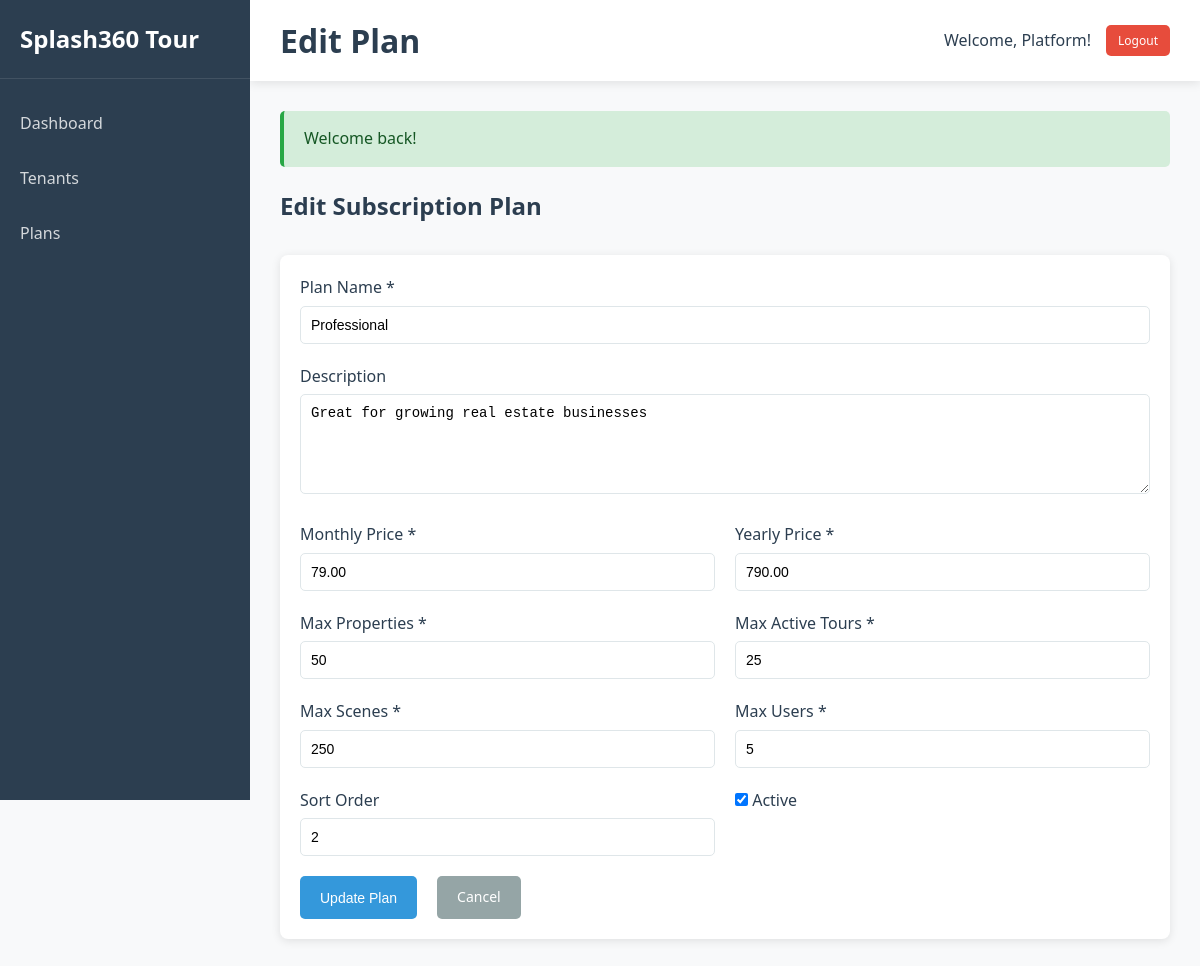
Page /?route=admin/plan-edit&id=2 (signed in) on the committed database.
### tables this page shows
CREATE TABLE `plans` (
  `id` INT UNSIGNED AUTO_INCREMENT PRIMARY KEY,
  `name` VARCHAR(100) NOT NULL,
  `slug` VARCHAR(100) NOT NULL UNIQUE,
  `description` TEXT DEFAULT NULL,
  `price_monthly` DECIMAL(10, 2) NOT NULL DEFAULT 0.00,
  `price_yearly` DECIMAL(10, 2) NOT NULL DEFAULT 0.00,
  `max_properties` INT UNSIGNED NOT NULL DEFAULT 0,
  `max_active_tours` INT UNSIGNED NOT NULL DEFAULT 0,
  `max_scenes` INT UNSIGNED NOT NULL DEFAULT 0,
  `max_users` INT UNSIGNED NOT NULL DEFAULT 0,
  `features` TEXT DEFAULT NULL COMMENT 'JSON array of features',
  `is_active` TINYINT(1) DEFAULT 1,
  `sort_order` INT DEFAULT 0,
  `created_at` TIMESTAMP DEFAULT CURRENT_TIMESTAMP,
  `updated_at` TIMESTAMP DEFAULT CURRENT_TIMESTAMP ON UPDATE CURRENT_TIMESTAMP,
  INDEX idx_slug (`slug`),
  INDEX idx_active (`is_active`)
);

### app/Helpers/functions.php (called while the page is built, shortened)
<?php
function base_url($path = '')
{
    $config = require __DIR__ . '/../../config/app.php';
    return rtrim($config['base_url'], '/') . '/' . ltrim($path, '/');
}
function e($string)
{
    return htmlspecialchars($string ?? '', ENT_QUOTES, 'UTF-8');
}
function get_param($key = null, $default = null)
{
    return $_GET[$key] ?? $default;
}
function view($name, $data = [])
{
    extract($data);
    $viewFile = __DIR__ . '/../../views/' . str_replace('.', '/', $name) . '.php';
    require $viewFile;
}

### public/index.php (called while the page is built, shortened)
<?php
require_once __DIR__ . '/../app/Database.php';
require_once __DIR__ . '/../app/Router.php';
require_once __DIR__ . '/../app/Helpers/functions.php';
$router = new Router();
$router->get('/', 'HomeController', 'index');
$router->get('/tour/view/:slug', 'TourController', 'viewer');
$router->any('/auth/login', 'AuthController', 'login');
$router->any('/auth/register', 'AuthController', 'register');
$router->get('/auth/logout', 'AuthController', 'logout');
$router->any('/auth/forgot-password', 'AuthController', 'forgotPassword');
$router->any('/auth/reset-password', 'AuthController', 'resetPassword');
$router->get('/dashboard', 'DashboardController', 'index');
$router->get('/property', 'PropertyController', 'index');
$router->any('/property/create', 'PropertyController', 'create');
$router->get('/property/view', 'PropertyController', 'view');
$router->any('/property/edit', 'PropertyController', 'edit');
$router->get('/property/delete', 'PropertyController', 'delete');
$router->get('/tour', 'TourController', 'index');
$router->any('/tour/create', 'TourController', 'create');
$router->get('/tour/view', 'TourController', 'view');
$router->any('/tour/edit', 'TourController', 'edit');
$router->get('/tour/delete', 'TourController', 'delete');
$router->get('/scene', 'SceneController', 'index');
$router->any('/scene/create', 'SceneController', 'create');
$router->any('/scene/edit', 'SceneController', 'edit');
$router->get('/scene/delete', 'SceneController', 'delete');
$router->post('/hotspot/create', 'HotspotController', 'create');
$router->post('/hotspot/update', 'HotspotController', 'update');
$router->get('/hotspot/delete', 'HotspotController', 'delete');
$router->get('/subscription', 'SubscriptionController', 'index');
$router->post('/subscription/change-plan', 'SubscriptionController', 'changePlan');
$router->get('/subscription/billing', 'SubscriptionController', 'billing');
$router->post('/subscription/cancel', 'SubscriptionController', 'cancel');
$router->get('/admin/dashboard', 'AdminController', 'dashboard');
$router->get('/admin/tenants', 'AdminController', 'tenants');
$router->get('/admin/tenant-view', 'AdminController', 'tenantView');
$router->post('/admin/tenant-status', 'AdminController', 'tenantStatus');
$router->get('/admin/plans', 'AdminController', 'plans');
$router->any('/admin/plan-create', 'AdminController', 'planCreate');
$router->any('/admin/plan-edit', 'AdminController', 'planEdit');
$router->dispatch();

### app/Database.php (called while the page is built, shortened)
<?php
class Database
{
    private static $instance = null;
    private $connection;
    private function __construct()
    {
        $config = require __DIR__ . '/../config/database.php';
        $dsn = sprintf(
            "mysql:host=%s;port=%s;dbname=%s;charset=%s",
            $config['host'],
            $config['port'],
            $config['database'],
            $config['charset']
        );
        try {
            $this->connection = new PDO(
                $dsn,
                $config['username'],
                $config['password'],
                $config['options']
            );
        } catch (PDOException $e) {
            die("Database connection failed: " . $e->getMessage());
        }
    }
    public static function getInstance()
    {
        if (self::$instance === null) {
            self::$instance = new self();
        }
        return self::$instance;
    }
    public function getConnection()
    {
        return $this->connection;
    }
}

### config/database.php (called while the page is built)
<?php
return [
    'host' => getenv('DB_HOST') ?: 'localhost',
    'port' => getenv('DB_PORT') ?: '3306',
    'database' => getenv('DB_NAME') ?: 'splash360_tour',
    'username' => getenv('DB_USER') ?: 'root',
    'password' => getenv('DB_PASS') ?: '',
    'charset' => 'utf8mb4',
    'collation' => 'utf8mb4_unicode_ci',
    'options' => [
        PDO::ATTR_ERRMODE => PDO::ERRMODE_EXCEPTION,
        PDO::ATTR_DEFAULT_FETCH_MODE => PDO::FETCH_ASSOC,
        PDO::ATTR_EMULATE_PREPARES => false,
    ]
];

### app/Models/BaseModel.php (called while the page is built, shortened)
<?php
class BaseModel
{
    protected $db;
    protected $table;
    public function __construct()
    {
        $this->db = Database::getInstance()->getConnection();
    }
    public function find($id)
    {
        $stmt = $this->db->prepare("SELECT * FROM {$this->table} WHERE id = ?");
        $stmt->execute([$id]);
        return $stmt->fetch();
    }
}

### config/app.php (called while the page is built)
<?php
return [
    'name' => 'Splash360 Tour',
    'version' => '1.0.0',
    'base_url' => getenv('APP_URL') ?: 'http://localhost',
    'timezone' => 'UTC',
    'session_lifetime' => 7200,
    'upload_path' => __DIR__ . '/../public/uploads',
    'max_upload_size' => 10485760,
    'allowed_image_types' => ['image/jpeg', 'image/jpg', 'image/png'],
    'default_currency' => 'USD',
    'trial_days' => 14,
    'support_email' => 'support@splash360tour.com',
];

### views/admin/plan_edit.php (the view, shortened to what this page needs)
<h2 class="mb-3">Edit Subscription Plan</h2>
<div class="card">
    <form method="POST">
        <div class="form-group">
            <label class="form-label">Plan Name *</label>
            <input type="text" name="name" class="form-control" value="<?php echo e($plan['name']); ?>" required>
        </div>
        <div class="form-group">
            <label class="form-label">Description</label>
            <textarea name="description" class="form-control"><?php echo e($plan['description']); ?></textarea>
        </div>
        <div style="display: grid; grid-template-columns: 1fr 1fr; gap: 20px;">
            <div class="form-group">
                <label class="form-label">Monthly Price *</label>
                <input type="number" step="0.01" name="price_monthly" class="form-control" value="<?php echo $plan['price_monthly']; ?>" required>
            </div>
            <div class="form-group">
                <label class="form-label">Yearly Price *</label>
                <input type="number" step="0.01" name="price_yearly" class="form-control" value="<?php echo $plan['price_yearly']; ?>" required>
            </div>
        </div>
        <div style="display: grid; grid-template-columns: 1fr 1fr; gap: 20px;">
            <div class="form-group">
                <label class="form-label">Max Properties *</label>
                <input type="number" name="max_properties" class="form-control" value="<?php echo $plan['max_properties']; ?>" required>
            </div>
            <div class="form-group">
                <label class="form-label">Max Active Tours *</label>
                <input type="number" name="max_active_tours" class="form-control" value="<?php echo $plan['max_active_tours']; ?>" required>
            </div>
        </div>
        <div style="display: grid; grid-template-columns: 1fr 1fr; gap: 20px;">
            <div class="form-group">
                <label class="form-label">Max Scenes *</label>
                <input type="number" name="max_scenes" class="form-control" value="<?php echo $plan['max_scenes']; ?>" required>
            </div>
            <div class="form-group">
                <label class="form-label">Max Users *</label>
                <input type="number" name="max_users" class="form-control" value="<?php echo $plan['max_users']; ?>" required>
            </div>
        </div>
        <div style="display: grid; grid-template-columns: 1fr 1fr; gap: 20px;">
            <div class="form-group">
                <label class="form-label">Sort Order</label>
                <input type="number" name="sort_order" class="form-control" value="<?php echo $plan['sort_order']; ?>">
            </div>
            <div class="form-group">
                <label>
                    <input type="checkbox" name="is_active" value="1" <?php echo $plan['is_active'] ? 'checked' : ''; ?>>
                    Active
                </label>
            </div>
        </div>
        <div class="flex gap-2">
            <button type="submit" class="btn btn-primary">Update Plan</button>
            <a href="<?php echo base_url('?route=admin/plans'); ?>" class="btn btn-secondary">Cancel</a>
        </div>
    </form>
</div>
<?php
require __DIR__ . '/../layouts/main.php';
?>

### app/Router.php (shortened to what this page needs)
<?php
class Router
{
    private $routes = [];
    private function addRoute($method, $route, $controller, $action)
    {
        $this->routes[] = [
            'method' => $method,
            'route' => $route,
            'controller' => $controller,
            'action' => $action,
        ];
    }
    public function dispatch()
    {
        $requestMethod = $_SERVER['REQUEST_METHOD'];
        $requestUri = $this->getRequestUri();
        foreach ($this->routes as $route) {
            if ($route['method'] !== 'ANY' && $route['method'] !== $requestMethod) {
                continue;
            }
            $pattern = $this->convertRouteToRegex($route['route']);
            if (preg_match($pattern, $requestUri, $matches)) {
                array_shift($matches);
                $this->callController($route['controller'], $route['action'], $matches);
                return;
            }
        }
    }
    private function getRequestUri()
    {
        if (isset($_GET['route'])) {
            return '/' . trim($_GET['route'], '/');
        }
        $uri = parse_url($_SERVER['REQUEST_URI'], PHP_URL_PATH);
        return $uri;
    }
    private function convertRouteToRegex($route)
    {
        $pattern = preg_replace('/\/:([^\/]+)/', '/([^/]+)', $route);
        return '#^' . $pattern . '$#';
    }
    private function callController($controllerName, $action, $params = [])
    {
        $controller = new $controllerName();
        call_user_func_array([$controller, $action], $params);
    }
}

### public/css/style.css (style rules this page uses)
* { margin: 0; padding: 0; box-sizing: border-box; }
:root { --primary-color: #3498db; --primary-dark: #2980b9; --secondary-color: #2ecc71; --danger-color: #e74c3c; --warning-color: #f39c12; --dark: #2c3e50; --gray: #95a5a6; --light-gray: #ecf0f1; --white: #ffffff; --border-color: #dfe6e9; --text-color: #2c3e50; --shadow: 0 2px 10px rgba(0, 0, 0, 0.1); }
body { font-family: 'Segoe UI', Tahoma, Geneva, Verdana, sans-serif; line-height: 1.6; color: var(--text-color); background-color: #f8f9fa; }
a { color: var(--primary-color); text-decoration: none; transition: color 0.3s; }
.card { background: var(--white); border-radius: 8px; box-shadow: var(--shadow); padding: 20px; margin-bottom: 20px; }
.btn { display: inline-block; padding: 10px 20px; border: none; border-radius: 5px; cursor: pointer; font-size: 14px; font-weight: 500; transition: all 0.3s; text-align: center; }
.btn-primary { background: var(--primary-color); color: var(--white); }
.btn-secondary { background: var(--gray); color: var(--white); }
.form-group { margin-bottom: 20px; }
.form-label { display: block; margin-bottom: 5px; font-weight: 500; color: var(--dark); }
.form-control { width: 100%; padding: 10px; border: 1px solid var(--border-color); border-radius: 5px; font-size: 14px; transition: border-color 0.3s; }
textarea.form-control { min-height: 100px; resize: vertical; }
.mb-3 { margin-bottom: 30px; }
.flex { display: flex; }
.gap-2 { gap: 20px; }

### rows in the picture
plans: name "Professional", description "Great for growing real estate businesses", price_monthly "79.00", price_yearly "790.00", max_properties "50", max_active_tours "25", max_scenes "250", max_users "5", sort_order "2", is_active "☑"
